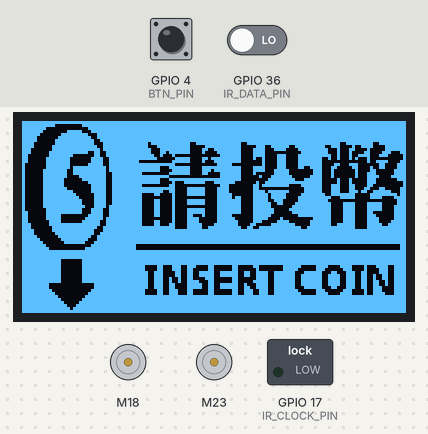
Bench run of a sketch on a simulated ESP32. Shown: 2 × DC motor (green arrow = forward, orange = backward, longer = faster), 128×64 one-colour display, switched loads named in the sketch (green lamp = pin HIGH). Inputs (shaded band) come from the test bench; at power-on: GPIO 4 (BTN_PIN) LOW, GPIO 36 (IR_DATA_PIN) LOW. EEPROM starts erased; nothing arrives over Bluetooth unless stated; pins used as bus, display or sensor lines are not drawn; what the sketch prints to the serial monitor is not drawn.

Above: at 1.2 s.
1.3 s: GPIO 4 (BTN_PIN) pulled HIGH for 0.15 s
At 2.4 s:
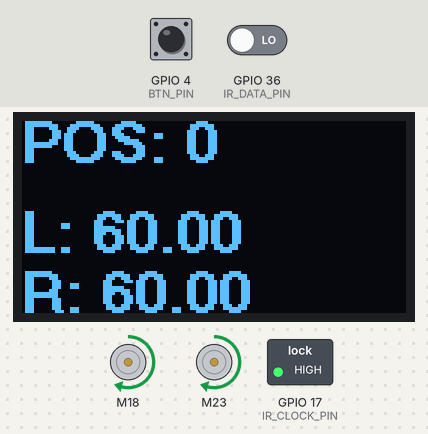
3.0 s: GPIO 4 (BTN_PIN) pulled HIGH for 1 s
At 5.0 s:
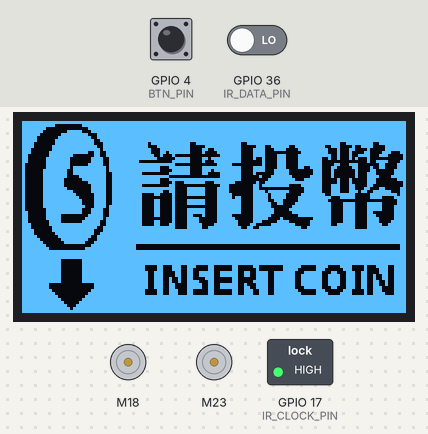
5.5 s: GPIO 4 (BTN_PIN) pulled HIGH for 3.2 s
At 9.2 s:
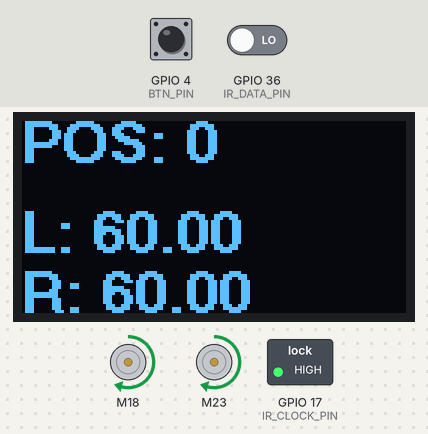
10.2 s: GPIO 36 (IR_DATA_PIN) driven HIGH
At 11.5 s:
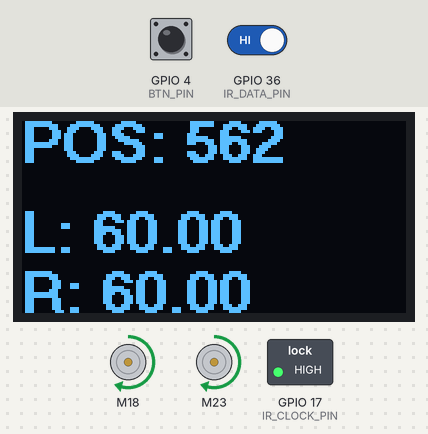
Timing chart, 0 to 12.7 s (numbered marks = the images above; inputs shaded):
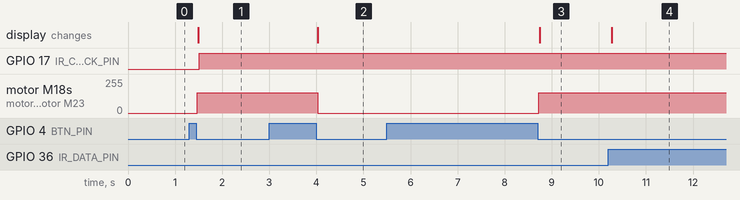

Measured:
- after the input at 1.3 s, GPIO 17 (IR_CLOCK_PIN): LOW → HIGH after 0.21 s; motor M18, motor M23: stopped → forward 153/255 after 0.17 s; the display: changes after 0.20 s (image 1)
- after the input at 3.0 s, motor M18, motor M23: forward 153/255 → stopped after 1.0 s; the display: first differs from a run without the input after 1.0 s (image 2)
- after the input at 5.5 s, motor M18, motor M23: stopped → forward 153/255 after 3.2 s; the display: changes after 3.2 s (image 3)
- after the input at 10.2 s, the display: changes after 0.08 s (image 4)

The sketch:

diy10-7.ino
```cpp
#include <BluetoothSerial.h>  // 藍牙序列通訊程式庫
#include <Cdrv8833.h>         // 馬達驅動程式庫
#include <Preferences.h>  // 將資料存入快閃記憶體
#include <U8g2lib.h>          // OLED顯示器程式庫
#include "bmp.h"          // 「請投幣」點陣圖
#define IR_LATCH_PIN 16   // 74HC166始能腳
#define IR_CLOCK_PIN 17   // 74HC166時脈腳
#define IR_DATA_PIN  36   // 74HC166資料腳
#define LINE_CENTER  562  // 循跡感測中間值
#define INTERVAL     50   // 間隔時間50ms
#define BTN_PIN      4    // 開關接腳

float power = 60.0;  // 預設的直行速度

// PID參數，假設PWM最大增值100，kp→100/438=0.228
float kp = 0.2;  // 從0.15上調到0.5
float ki = 0.02;
float kd = 0.002;

Preferences prefs;  // 宣告儲存偏好設定的物件

BluetoothSerial BT;     // 建立典型藍牙序列通訊物件
struct bt_data {        // 藍牙資料
  char txt[50] = "\0";  // 儲存序列輸入字串
  bool updated = false; // 代表「未更新」
} btData;

// PID相關變數
uint32_t prevT = 0;   // 前次計算PID的時間
double errorSum = 0;  // 累計誤差
double prevError = 0; // 前次誤差值
int16_t linePos = 0;  // 黑線位置

Cdrv8833 motorL(18, 19, 0, 20, true);  // 左馬達物件，反轉。
Cdrv8833 motorR(23, 27, 1, 20); // 右馬達物件

// 建立OLED顯示器物件
U8G2_SSD1306_128X64_NONAME_1_HW_I2C u8g2(U8G2_R2, U8X8_PIN_NONE);

void initBT() {  // 初始化藍牙
  if (!BT.begin("ESP32循線自走車")) { // 啟用典型藍牙
    Serial.println("無法初始化藍牙通訊，重新啟動ESP32…");
    ESP.restart();
  } else {
    Serial.println("藍牙初始化完畢！");
  }

  BT.register_callback(btCallback);  // 註冊回呼函式
}

void readBT() {  // 讀取藍牙資料
  if (btData.updated) {
    btData.updated = false;

    if (strcmp(btData.txt, "save\n") == 0) {
      writePrefs();  // 寫入偏好設定
      BT.println("data saved.");
    } else if (strcmp(btData.txt, "pid\n") == 0) { // 顯示目前的PID參數值
      BT.printf("kp= %f, ki= %f, kd= %f\n", kp, ki, kd);
    } else if (strcmp(btData.txt, "clear\n") == 0) { // 清除偏好設定
      clearPrefs();
      BT.println("prefs cleared.");
    } else {
      sscanf(btData.txt, "%f,%f,%f", &kp, &ki, &kd);
      BT.printf("kp= %f, ki= %f, kd= %f\n", kp, ki, kd);
    }

    memset(btData.txt, 0, sizeof(btData.txt));  // 清空字元陣列
  }
}

// 藍牙的回呼函式
void btCallback(esp_spp_cb_event_t event, esp_spp_cb_param_t *param) {
  uint8_t i = 0;
  switch (event) {
    case ESP_SPP_OPEN_EVT:
    case ESP_SPP_SRV_OPEN_EVT: // 「從機」狀態連線成功，ESP_SPP_OPEN_EVT代表主
      Serial.println("藍牙已連線。");
      break;
    case ESP_SPP_CLOSE_EVT:
      Serial.println("藍牙斷線了！");
      break;
    case ESP_SPP_DATA_IND_EVT:  // 收到輸入資料
      while (BT.available()) {
        btData.txt[i++] = BT.read(); // 儲存每一個輸入字元
      }
      btData.updated = true;
      break;
  }
}

void OLED(float left, float right) {
  u8g2.firstPage();
  do {
    u8g2.setCursor(0, 14);
    u8g2.print("POS: " + String(linePos));  // 感測位置
    u8g2.setCursor(0, 44);
    u8g2.print("L: " + String(left, 2));  // 左PWM
    u8g2.setCursor(0, 64);
    u8g2.print("R: " + String(right, 2));  // 右PWM
  } while (u8g2.nextPage());
}

void insert_coin() {   // 顯示「請投幣」點陣圖
  u8g2.firstPage();
  do {
    u8g2.drawXBMP(0, 0, 128, 64, COIN);
  } while (u8g2.nextPage());
}

bool readPrefs() { // 從快閃記憶體讀取偏好設定
  bool hasKey = false;
  prefs.begin("PID_LINE", true); // true是「僅讀」
  if (prefs.isKey("kp")) {
    kp  = prefs.getFloat("kp");  // 讀取紀錄
    ki  = prefs.getFloat("ki");
    kd  = prefs.getFloat("kd");
    hasKey = true;
  }
  prefs.end();

  return hasKey;
}

void writePrefs() {  // 寫入偏好設定到快閃記憶體
  prefs.begin("PID_LINE", false);  // 以「可寫」方式開啟
  prefs.putFloat("kp", kp);
  prefs.putFloat("ki", ki);
  prefs.putFloat("kd", kd);
  prefs.end();
}

void clearPrefs() {
  prefs.begin("PID_LINE", false);  // false是「可寫」
  prefs.clear();           // 清除全部鍵、值
  prefs.end();
}

// 傳回125~1000，0代表沒有偵測到黑線。
uint16_t checkLine() {
  uint8_t IR_data[8];   // 紀錄黑線位置
  uint8_t cnt = 0;      // 紀錄黑線寬
  float   middle;        // 中間值
  uint16_t lineRaw = 0; // 感測位置

  digitalWrite(IR_LATCH_PIN, LOW);
  digitalWrite(IR_CLOCK_PIN, LOW);
  digitalWrite(IR_CLOCK_PIN, HIGH);
  digitalWrite(IR_LATCH_PIN, HIGH);

  for (int8_t i = 7; i >= 0 ; i--) {
    digitalWrite(IR_CLOCK_PIN, LOW);
    uint8_t val = digitalRead(IR_DATA_PIN);
    if (val) {
      IR_data[cnt] = i + 1; // 索引範圍：8~1
      cnt ++;
    }
    digitalWrite(IR_CLOCK_PIN, HIGH);
  }

  // 若沒有感測到黑線…
  if (cnt == 0) return 0;

  if (cnt == 1) {  // 只感應到一點
    middle = IR_data[0];  // 取得索引對應的權值
  } else if (cnt % 2 == 0) { // 偶數，取中間兩數的平均值。
    uint8_t index = cnt / 2;
    middle = (IR_data[index] + IR_data[index - 1]) / 2.0;
  } else {   // 奇數，直接取中間值。
    int8_t index = cnt / 2;
    middle = IR_data[index];
  }
  lineRaw = middle * 1000 / 8; // 取得索引對應的權值
  linePos = lineRaw;          // 用於OLED顯示
  return lineRaw;
}

float computePID() {    // 計算PID
  static int16_t preError = 0;  // 前次誤差
  uint16_t pos = checkLine();   // 目前位置
  int16_t error;

  if (pos == 0) {     // 沒有感測到黑線
    error = preError; // 採用前次誤差
  } else {
    error = pos - LINE_CENTER;  // 誤差值：-437~438
    preError = error;
  }

  double dT = (double)INTERVAL / 1000.0;  // 間隔時間轉成秒數（0.05秒）
  errorSum += error * dT;  // 累計誤差
  errorSum = constrain(errorSum, -100, 100);
  // 微分：誤差程度變化
  double errorRate = kd * ((error - prevError) / dT);
  prevError = error;  // 儲存本次誤差
  // Serial.printf("errorRate= %lf\n", errorRate);  // 顯示D值
  // 計算PID
  double output = kp * error + ki * errorSum + errorRate;
  // output = constrain(output, -100, 100);

  return output;
}

void run() {
  uint32_t now = millis();

  if (now - prevT >= INTERVAL) {
    prevT = now;

    float output = computePID(); // 計算PID
    // 傳回負值時，左馬達要轉正。
    float speedL  = constrain(power - output, -100, 100);
    float speedR  = constrain(power + output, -100, 100);

    motorL.move(speedL);  // 驅動馬達
    motorR.move(speedR);
    OLED(speedL, speedR); // 顯示左右速度
  }
}

void setup() {
  Serial.begin(115200);
  pinMode(IR_LATCH_PIN, OUTPUT);
  pinMode(IR_CLOCK_PIN, OUTPUT);
  pinMode(IR_DATA_PIN,  INPUT);
  pinMode(BTN_PIN, INPUT);

  initBT();                 // 初始化藍牙

  bool hasKey = readPrefs();  // 讀取偏好設定值
  if (hasKey) {
    Serial.printf("偏好設定：\n"
                  "kp= %f, ki= %f, kd= %f\n",
                  kp, ki, kd);
  } else {
    Serial.println("偏好設定不存在");
  }

  //motorL.setFrequency(500); // 調整PWM調變頻率
  //motorR.setFrequency(500);
  motorL.setDecayMode(drv8833DecayFast);  // 採用快速減模式
  motorR.setDecayMode(drv8833DecayFast);
  motorL.stop();
  motorR.stop();

  u8g2.begin();             // 初始化OLED顯示器
  u8g2.setFont(u8g2_font_crox4hb_tf);

  prevT = millis();
}

void loop() {
  static bool start = false;        // 是否為啟動狀態，預設「否」
  static bool lastBtnState = LOW;   // 啟動鍵接腳的前次狀態

  bool btnState = digitalRead(BTN_PIN);  // 讀取按鍵的值
  if (btnState != lastBtnState) {
    // 只有當按鍵狀態為LOW時才翻轉start值
    if (btnState == LOW) {
      start = !start;
    }
  }

  if (start) {   // 若是「啟動」狀態
    run();         // 開始運轉
  } else {
    insert_coin(); // 顯示「請投幣」
    motorL.stop();
    motorR.stop();
  }

  readBT();   // 讀取藍牙資料
  lastBtnState = btnState;  // 更新按鍵狀態
  delay(5);
}
```

Source omitted: bmp.h (data table, 6404 bytes)
